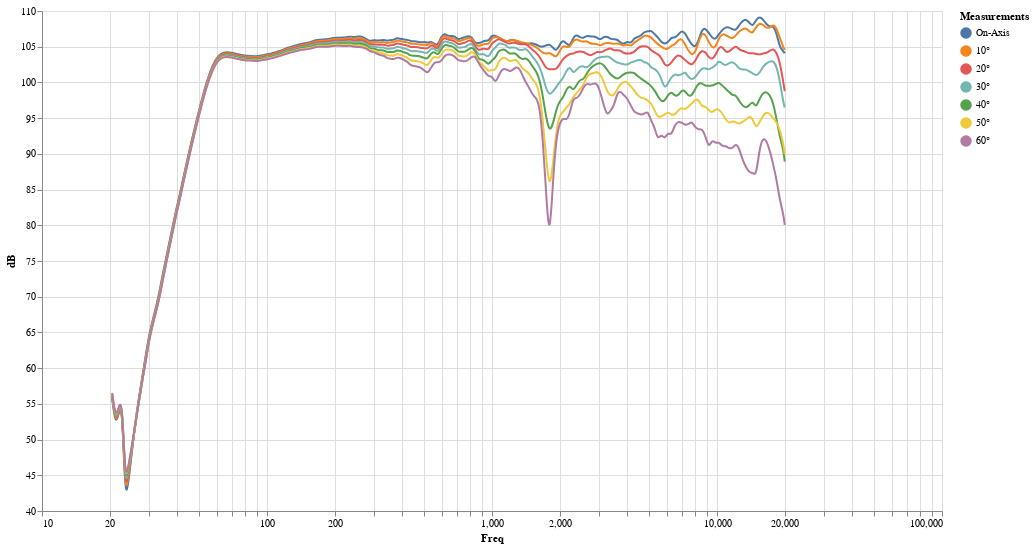

Notebook cell for this chart:
### Code cell
splV = df['Neumann KH 80']['SPL Vertical']
filter = {'Measurements': ['On-Axis', '10°', '20°', '30°', '40°', '50°', '60°']}
mask = splV.isin(filter).any(1)
display_graph_freq(splV[mask])

### Figure 1 — Vega-Lite specification as saved in the notebook (floating-point values rounded to 4 significant figures; data arrays with more than 128 entries replaced by an {"elided": "..."} marker saying what was removed)
{"config": {"view": {"continuousWidth": 400, "continuousHeight": 300}}, "layer": [{"mark": {"type": "line", "interpolate": "basis"}, "encoding": {"color": {"type": "nominal", "field": "Measurements", "sort": null}, "x": {"type": "quantitative", "field": "Freq", "scale": {"domain": [20, 20000], "type": "log"}}, "y": {"type": "quantitative", "field": "dB", "scale": {"zero": false}}}, "height": 500, "width": 900}, {"mark": "point", "encoding": {"opacity": {"value": 0}, "x": {"type": "quantitative", "field": "Freq"}}, "selection": {"selector001": {"type": "single", "nearest": true, "on": "mouseover", "fields": ["Freq"], "empty": "none"}}}, {"mark": "point", "encoding": {"color": {"type": "nominal", "field": "Measurements", "sort": null}, "opacity": {"condition": {"value": 1, "selection": "selector001"}, "value": 0}, "x": {"type": "quantitative", "field": "Freq", "scale": {"domain": [20, 20000], "type": "log"}}, "y": {"type": "quantitative", "field": "dB", "scale": {"zero": false}}}, "height": 500, "width": 900}, {"mark": {"type": "rule", "color": "gray"}, "encoding": {"x": {"type": "quantitative", "field": "Freq"}}, "transform": [{"filter": {"selection": "selector001"}}]}, {"mark": {"type": "text", "align": "left", "dx": 5, "dy": -5}, "encoding": {"color": {"type": "nominal", "field": "Measurements", "sort": null}, "text": {"condition": {"type": "quantitative", "field": "dB", "selection": "selector001"}, "value": " "}, "x": {"type": "quantitative", "field": "Freq", "scale": {"domain": [20, 20000], "type": "log"}}, "y": {"type": "quantitative", "field": "dB", "scale": {"zero": false}}}, "height": 500, "width": 900}], "data": {"name": "data-7c48d4dd5fd6cf297ec7fda5c517a3be"}, "$schema": "https://vega.github.io/schema/vega-lite/v4.0.2.json", "datasets": {"data-7c48d4dd5fd6cf297ec7fda5c517a3be": {"elided": "1400 records"}}}
